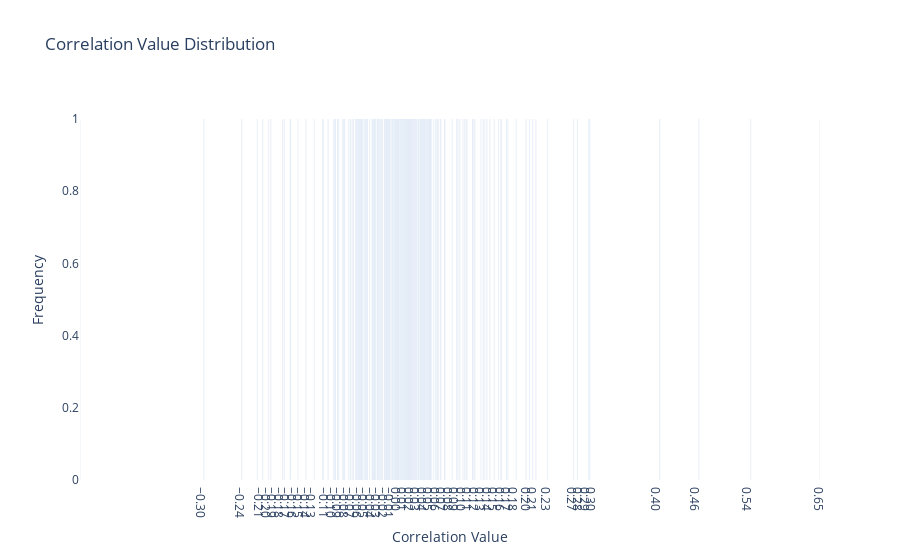

Notebook source saved alongside this figure:
### Code cell
display_corr_distribution(cleaned_df_pd) # same correlation great !

### Figure 1 — Plotly figure (JSON) as saved in the notebook; plotly's stock layout.template omitted (floating-point values rounded to 4 significant figures; data arrays with more than 128 entries replaced by an {"elided": "..."} marker saying what was removed)
{"data": [{"type": "bar", "x": {"elided": "276 float values"}, "y": {"elided": "276 int values"}}], "layout": {"paper_bgcolor": "rgba(0,0,0,0)", "plot_bgcolor": "rgba(0,0,0,0)", "title": {"text": "Correlation Value Distribution"}, "xaxis": {"showgrid": false, "tickformat": ".2f", "tickvals": {"elided": "276 float values"}, "title": {"text": "Correlation Value"}}, "yaxis": {"showgrid": false, "title": {"text": "Frequency"}}}}
